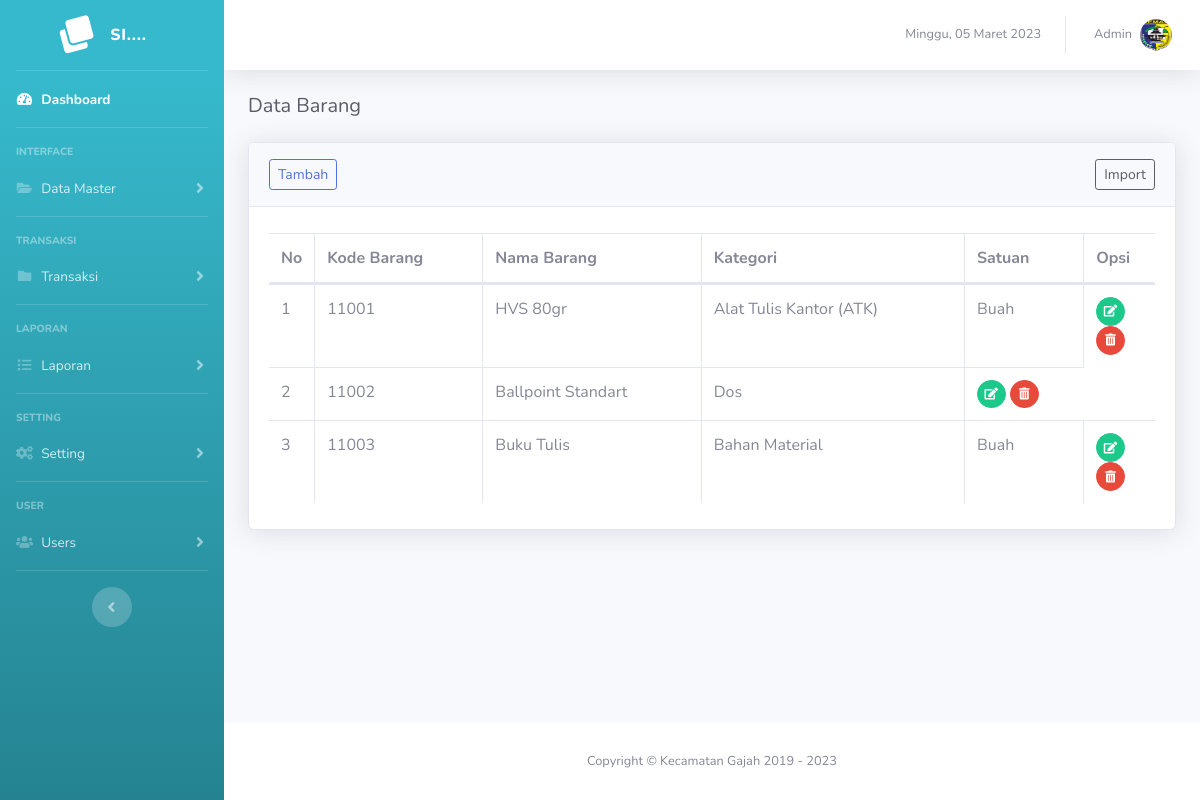
Page /barang (signed in) on the committed database.
### tables this page shows
CREATE TABLE `tb_barang` (
  `id_barang` int(11) NOT NULL,
  `id_kategori` int(11) NOT NULL,
  `kode_barang` varchar(20) NOT NULL,
  `nama_barang` varchar(100) NOT NULL,
  `satuan_barang` varchar(20) NOT NULL
);

CREATE TABLE `tb_kategori` (
  `id_kategori` int(11) NOT NULL,
  `kategori` varchar(50) NOT NULL
);

### page/barang/barang.php (the view)
<h5 class="h5 mb-4 text-gray-800">Data Barang</h5>
<div class="card shadow mb-4">
  <div class="card-header py-3">
    <a href="?page=barang&action=add" class="btn btn-sm btn-outline-primary float-left">Tambah</a>
    <a href="?page=barang&action=import" class="btn btn-sm btn-outline-dark float-right">Import</a>
  </div>
  <div class="card-body">
    <div class="table-responsive">
      <table class="table table-bordered" id="dataTable" width="100%" cellspacing="0">
        <thead>
          <tr>
            <th width="5%">No</th>
            <th>Kode Barang</th>
            <th>Nama Barang</th>
            <th>Kategori</th>
            <th>Satuan</th>
            <th width="8%">Opsi</th>
          </tr>
        </thead>
        <tbody>
          <?php
          $no = 1;
          $sql = $conn->query("SELECT * FROM tb_barang");
          foreach ($sql as $key => $value) :
          ?>
            <tr>
              <td><?= $no++; ?></td>
              <td><?= $value['kode_barang']; ?></td>
              <td><?= $value['nama_barang']; ?></td>
              <?php
              $id_kategori = $value['id_kategori'];
              $kategori = $conn->query("SELECT * FROM tb_kategori WHERE id_kategori = '$id_kategori'");
              foreach ($kategori as $key => $data_kategori) {
                echo "<td>$data_kategori[kategori]</td>";
              }
              ?>
              <td><?= $value['satuan_barang']; ?></td>
              <td>
                <a href="?page=barang&action=edit&id=<?= urlencode(base64_encode($value['id_barang'])); ?>" class="btn btn-sm btn-circle btn-success" data-toggle="tooltip" data-placement="top" title="Edit"><i class="fas fa-edit"></i></a>
                <a href="?page=barang&action=delete&id=<?= urlencode(base64_encode($value['id_barang'])); ?>" name="delete" class=" delete btn btn-sm btn-circle btn-danger" data-toggle="tooltip" data-placement="top" title="Delete"><i class="fas fa-trash-alt"></i></a>
              </td>
            </tr>
          <?php endforeach; ?>
        </tbody>
      </table>
    </div>
  </div>
</div>

### rows in the picture
tb_barang: kode_barang "11001", nama_barang "HVS 80gr", satuan_barang "Buah"
tb_kategori: kategori "Alat Tulis Kantor (ATK)"
tb_barang: kode_barang "11002", nama_barang "Ballpoint Standart", satuan_barang "Dos"
tb_barang: kode_barang "11003", nama_barang "Buku Tulis", satuan_barang "Buah"
tb_kategori: kategori "Bahan Material"

### other values in the picture
$_SESSION['nama'] "Admin"
